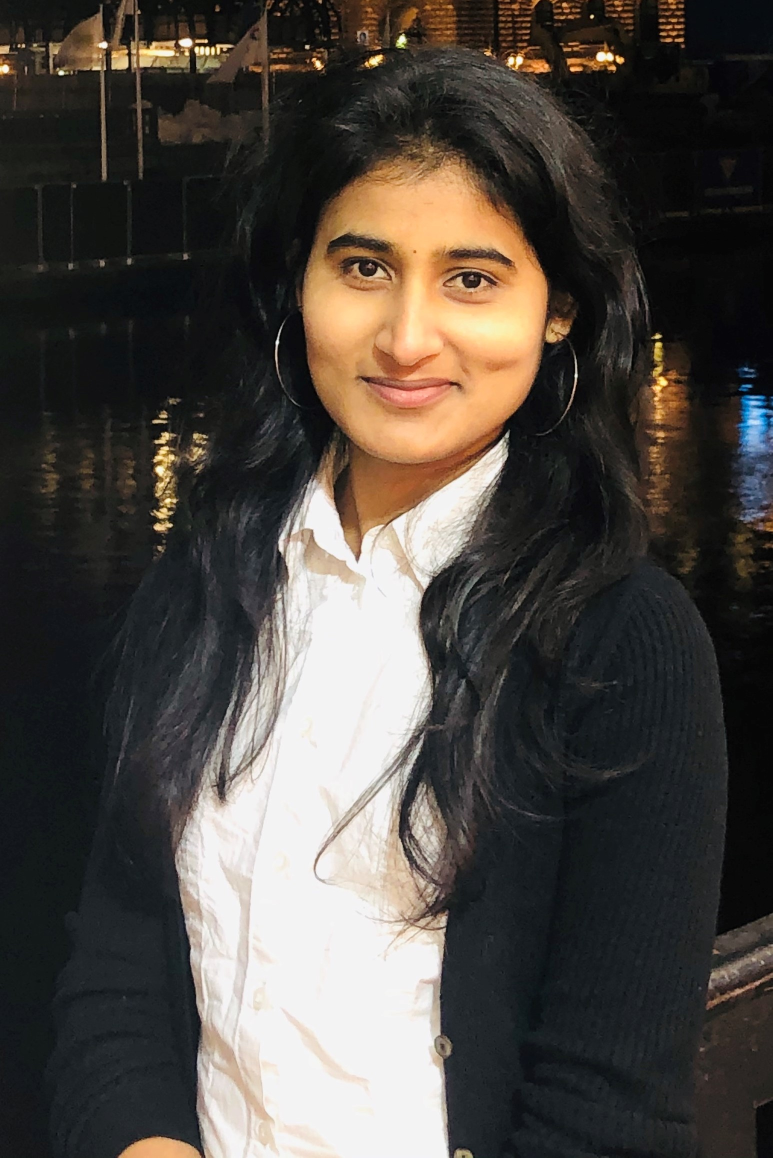
#> input picture passpic.jpg, 1545 x 2315 px (shown at 1/2 size)
$ python speech.py
#> lines starting #> are read from the running program, lines starting #| are printed output that depends on the picture
import cv2#importing opencv library

#step1:create a cascadeclassifier object and this xml haarcascade_frontalface_default.xml file contains the face features
face_cascade=cv2.CascadeClassifier('haarcascade_frontalface_default.xml')

img = cv2.imread ("passpic.jpg")
#> img is the input picture: shape (2315, 1545, 3); mean B, G, R 66.4, 71.8, 77.3
resized = cv2.resize(img, (600,600))
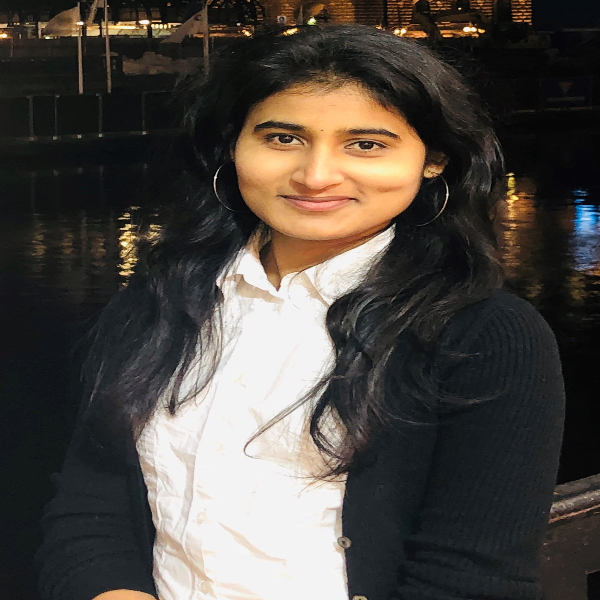
#> resized: shape (600, 600, 3); mean B, G, R 66.3, 71.7, 77.2

# cvtColor ---reading the image as black and white
#Using cv2.COLOR_BGR2GRAY color space
#Syntax: cv2.cvtColor(src, code): src It is the image whose color space is to be changed and code is the color space conversion code.
gray_img=cv2.cvtColor(resized, cv2.COLOR_BGR2GRAY)
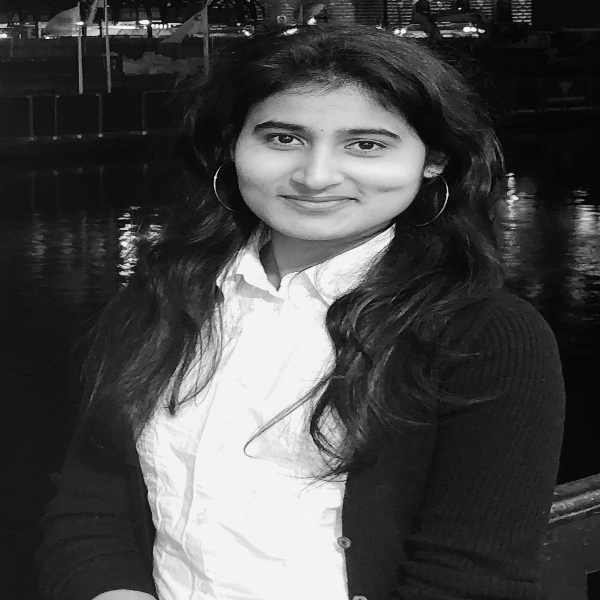
#> gray_img: shape (600, 600); min 0, max 248, mean 72.7

#step2:search for the coordinates of the image
#detectMultiScale---method to search for the face rectangle coordinates
#scaleFactor decrease the shape value by 5% until the face is found. smaller this value greater is the accuracy.
faces=face_cascade.detectMultiScale(gray_img, scaleFactor=1.05,minNeighbors=5)
#> faces = [[154, 255, 61, 61], [227, 70, 187, 187]]
#faces=face_cascade.detectMultiScale(gray_img, scaleFactor=1.05,minNeighbors=5)
print(type(faces))
#| <class 'numpy.ndarray'>
print(faces)
#| [[154 255  61  61]
#|  [227  70 187 187]]

#rectangle--method to create a rectangle
#x,y,whh are the coordinates of the image
for x,y,w,h in faces:
    img1=cv2.rectangle(resized, (x,y), (x+w, y + h), (0,255,0), 3)
#> this loop made 2 passes
#> pass 2, `img1=cv2.rectangle(resized, (x,y), (x+w, y + h), (0,255,0), 3)`:
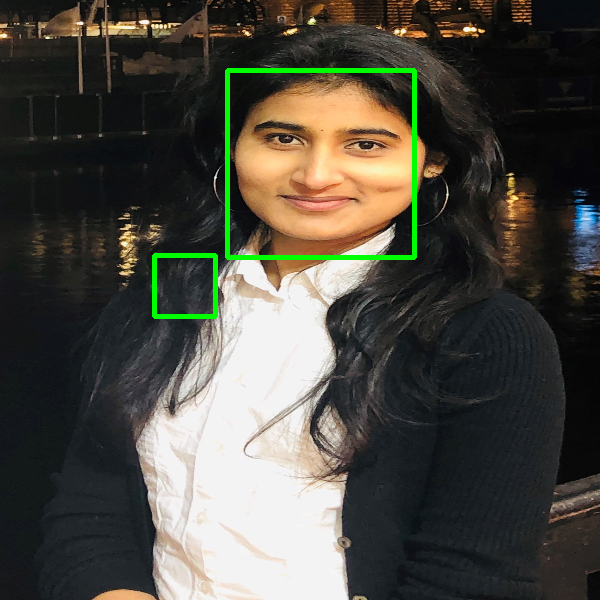
#> img1: shape (600, 600, 3); mean B, G, R 65.6, 74.4, 76.3

cv2.imshow('grayimage', img1)
cv2.waitKey(0)
cv2.destroyAllWindows()
